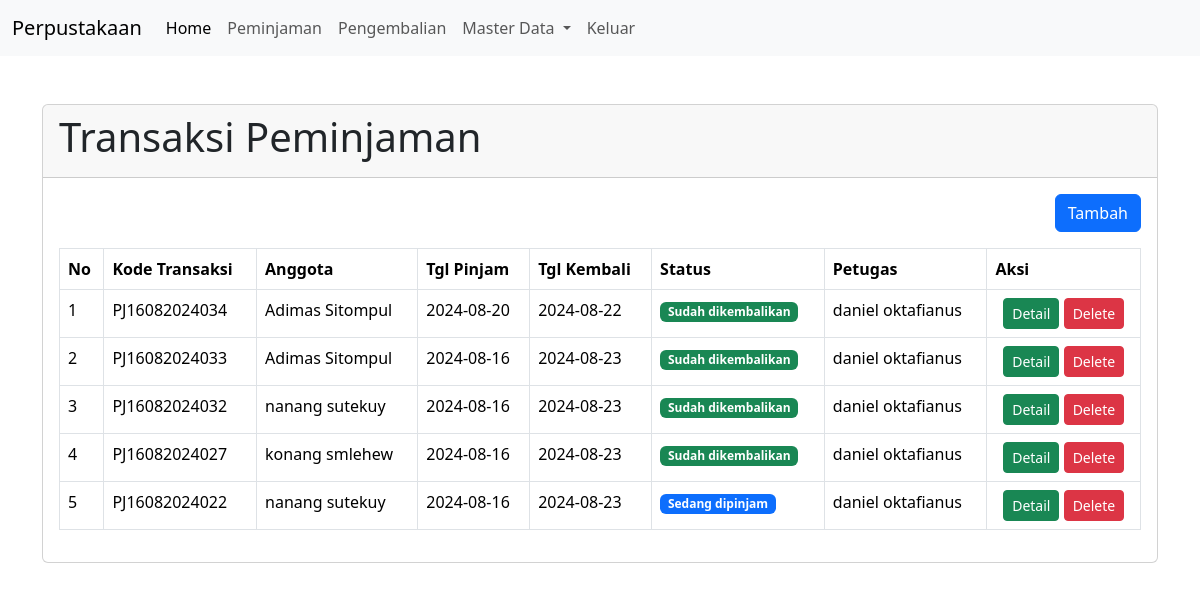
Page /?pg=peminjaman on the committed database.
### tables this page shows
CREATE TABLE `peminjaman` (
  `id` int(11) NOT NULL,
  `id_anggota` int(11) NOT NULL,
  `id_user` int(11) NOT NULL,
  `kode_transaksi` varchar(30) NOT NULL,
  `tgl_pinjam` date NOT NULL,
  `tgl_kembali` date NOT NULL,
  `status` tinyint(1) NOT NULL,
  `created_at` timestamp NOT NULL DEFAULT current_timestamp(),
  `updated_at` timestamp NOT NULL DEFAULT current_timestamp() ON UPDATE current_timestamp(),
  `delete_at` tinyint(1) NOT NULL DEFAULT 0
);

CREATE TABLE `anggota` (
  `id` int(11) NOT NULL,
  `nisn` varchar(16) NOT NULL,
  `nama_lengkap` varchar(50) NOT NULL,
  `jenis_kelamin` enum('Laki-Laki','Perempuan') NOT NULL,
  `no_telp` varchar(13) NOT NULL,
  `alamat` text NOT NULL,
  `created_at` timestamp NOT NULL DEFAULT current_timestamp(),
  `updated_at` datetime NOT NULL DEFAULT current_timestamp() ON UPDATE current_timestamp()
);

CREATE TABLE `user` (
  `id` int(11) NOT NULL,
  `nama_lengkap` varchar(50) NOT NULL,
  `email` varchar(50) NOT NULL,
  `password` varchar(100) NOT NULL,
  `created_at` timestamp NOT NULL DEFAULT current_timestamp() ON UPDATE current_timestamp(),
  `updated_at` timestamp NOT NULL DEFAULT current_timestamp() ON UPDATE current_timestamp()
);

### content/peminjaman.php (the view, shortened to what this page needs)
<?php
$queryPinjam = mysqli_query($koneksi, "SELECT  anggota.nama_lengkap as nama_anggota,user.nama_lengkap, peminjaman.* FROM peminjaman LEFT JOIN anggota ON anggota.id = peminjaman.id_anggota LEFT JOIN user ON user.id = peminjaman.id_user WHERE delete_at = 0 ORDER BY id DESC");
?>
<div class="container mt-5">
    <div class="row">
        <div class="col-sm-12">
            <div class="card">
                <div class="card-header">
                    <h1>Transaksi Peminjaman</h1>
                </div>
                <div class="card-body">
                    <div align="right" class="mb-3">
                        <a href="?pg=tambah-peminjaman" class="btn btn-primary">Tambah</a>
                    </div>
                    <table class="table table-bordered">
                        <thead>
                            <tr>
                                <th>No</th>
                                <th>Kode Transaksi</th>
                                <th>Anggota</th>
                                <th>Tgl Pinjam</th>
                                <th>Tgl Kembali</th>
                                <th>Status</th>
                                <th>Petugas</th>
                                <th>Aksi</th>
                            </tr>
                        </thead>
                        <tbody>
                            <?php
                            $no = 1;
                            while ($row = mysqli_fetch_assoc($queryPinjam)) : ?>
                            <tr>
                                <td><?php echo $no++ ?></td>
                                <td><?php echo $row['kode_transaksi'] ?></td>
                                <td><?php echo $row['nama_anggota'] ?></td>
                                <td><?php echo $row['tgl_pinjam'] ?></td>
                                <td><?php echo $row['tgl_kembali'] ?></td>
                                <td><?php echo getStatus($row['status']) ?></td>
                                <td><?php echo $row['nama_lengkap'] ?></td>
                                <td style="text-align: center;">
                                    <a href="?pg=tambah-peminjaman&detail=<?php echo $row['id'] ?>"
                                        class="btn btn-sm btn-success">Detail</a>
                                    <a onclick="return confirm('apakah anda yakin menghapus data?')"
                                        href="?pg=tambah-peminjaman&delete=<?php echo $row['id'] ?>"
                                        class="btn btn-sm btn-danger">Delete</a>
                                </td>
                            </tr>
                            <?php endwhile ?>
                        </tbody>
                    </table>
                </div>
            </div>
        </div>
    </div>
</div>

### index.php (shortened to what this page needs)
<?php
include 'function/helper.php';
?>
<!DOCTYPE html>
<html lang="en">
<head>
    <link rel="stylesheet" href="bootstrap-5.3.3-dist/css/bootstrap.min.css">
</head>
<body>
    <div class="wrapper">
        <nav class="menu navbar navbar-expand-lg bg-body-tertiary">
            <div class="container-fluid">
                <a class="navbar-brand" href="#">Perpustakaan</a>
                <div class="collapse navbar-collapse" id="navbarSupportedContent">
                    <ul class="navbar-nav me-auto mb-2 mb-lg-0">
                        <li class="nav-item">
                            <a class="nav-link active" aria-current="page" href="?pg=home">Home</a>
                        </li>
                        <li class="nav-item">
                            <a class="nav-link" href="?pg=peminjaman">Peminjaman</a>
                        </li>
                        <li class="nav-item">
                            <a class="nav-link" href="?pg=pengembalian">Pengembalian</a>
                        </li>
                        <li class="nav-item dropdown">
                            <a class="nav-link dropdown-toggle" href="#" role="button" data-bs-toggle="dropdown"
                                aria-expanded="false" id="navbarDropdown" data-bs-toggle="dropdown">
                                Master Data
                            </a>
                        </li>
                        <li class="nav-item">
                            <a class="nav-link" aria-disabled="true" href="../?pg=keluar">Keluar</a>
                        </li>
                    </ul>
                </div>
            </div>
        </nav>
        <?php
        if (isset($_GET['pg'])) {
            if (file_exists('content/' . $_GET['pg'] . '.php')) {
                include 'content/' . $_GET['pg'] . '.php';
            } else {
                echo 'not found';
            }
        } else {
            include 'content/home.php';
        }
        ?>
    </div>
</body>
</html>

### function/helper.php (shortened to what this page needs)
<?php
function getStatus($status)
{
    switch ($status) {
        case '1':
            $lable = '<span class="badge text-bg-primary">Sedang dipinjam</span>';
            break;
        case '2':
            $lable = '<span class="badge text-bg-success">Sudah dikembalikan</span>';
            break;
    }
    return $lable;
}

### rows in the picture
peminjaman: kode_transaksi "PJ16082024034", id_anggota.nama_lengkap "Adimas Sitompul", tgl_pinjam "2024-08-20", tgl_kembali "2024-08-22", status "Sudah dikembalikan", id_user.nama_lengkap "daniel oktafianus"
peminjaman: kode_transaksi "PJ16082024033", id_anggota.nama_lengkap "Adimas Sitompul", tgl_pinjam "2024-08-16", tgl_kembali "2024-08-23", status "Sudah dikembalikan", id_user.nama_lengkap "daniel oktafianus"
peminjaman: kode_transaksi "PJ16082024032", id_anggota.nama_lengkap "nanang sutekuy", tgl_pinjam "2024-08-16", tgl_kembali "2024-08-23", status "Sudah dikembalikan", id_user.nama_lengkap "daniel oktafianus"
peminjaman: kode_transaksi "PJ16082024027", id_anggota.nama_lengkap "konang smlehew", tgl_pinjam "2024-08-16", tgl_kembali "2024-08-23", status "Sudah dikembalikan", id_user.nama_lengkap "daniel oktafianus"
peminjaman: kode_transaksi "PJ16082024022", id_anggota.nama_lengkap "nanang sutekuy", tgl_pinjam "2024-08-16", tgl_kembali "2024-08-23", status "Sedang dipinjam", id_user.nama_lengkap "daniel oktafianus"
